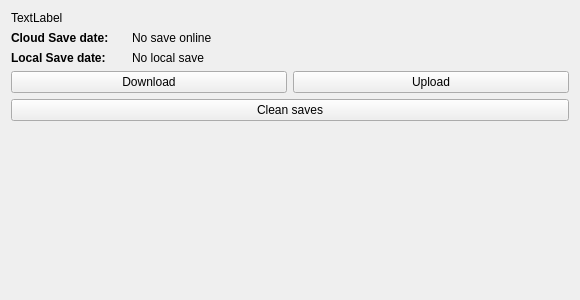
<?xml version="1.0" encoding="UTF-8"?>
<ui version="4.0">
    <class>CloudSaves</class>
    <widget class="QWidget" name="CloudSaves">
        <property name="geometry">
            <rect>
                <x>0</x>
                <y>0</y>
                <width>580</width>
                <height>300</height>
            </rect>
        </property>
        <property name="windowTitle">
            <string notr="true">Form</string>
        </property>
        <layout class="QVBoxLayout" name="verticalLayout">
            <item>
                <widget class="QLabel" name="game_title">
                    <property name="sizePolicy">
                        <sizepolicy hsizetype="Preferred" vsizetype="Maximum">
                            <horstretch>0</horstretch>
                            <verstretch>0</verstretch>
                        </sizepolicy>
                    </property>
                    <property name="text">
                        <string>TextLabel</string>
                    </property>
                </widget>
            </item>
            <item>
                <layout class="QGridLayout" name="gridLayout">
                    <item row="0" column="0">
                        <widget class="QLabel" name="cloud_info_label">
                            <property name="sizePolicy">
                                <sizepolicy hsizetype="Maximum" vsizetype="Preferred">
                                    <horstretch>0</horstretch>
                                    <verstretch>0</verstretch>
                                </sizepolicy>
                            </property>
                            <property name="minimumSize">
                                <size>
                                    <width>115</width>
                                    <height>0</height>
                                </size>
                            </property>
                            <property name="font">
                                <font>
                                    <weight>75</weight>
                                    <bold>true</bold>
                                </font>
                            </property>
                            <property name="text">
                                <string>Cloud Save date:</string>
                            </property>
                        </widget>
                    </item>
                    <item row="1" column="0">
                        <widget class="QLabel" name="local_text_label">
                            <property name="sizePolicy">
                                <sizepolicy hsizetype="Maximum" vsizetype="Preferred">
                                    <horstretch>0</horstretch>
                                    <verstretch>0</verstretch>
                                </sizepolicy>
                            </property>
                            <property name="minimumSize">
                                <size>
                                    <width>112</width>
                                    <height>0</height>
                                </size>
                            </property>
                            <property name="font">
                                <font>
                                    <weight>75</weight>
                                    <bold>true</bold>
                                </font>
                            </property>
                            <property name="text">
                                <string>Local Save date:</string>
                            </property>
                        </widget>
                    </item>
                    <item row="0" column="1" alignment="Qt::AlignLeft">
                        <widget class="QLabel" name="cloud_label">
                            <property name="text">
                                <string notr="true">No save online</string>
                            </property>
                        </widget>
                    </item>
                    <item row="1" column="1" alignment="Qt::AlignLeft">
                        <widget class="QLabel" name="local_label">
                            <property name="text">
                                <string notr="true">No local save</string>
                            </property>
                        </widget>
                    </item>
                </layout>
            </item>
            <item>
                <layout class="QVBoxLayout" name="pathlayout"/>
            </item>
            <item>
                <layout class="QHBoxLayout" name="button_layout">
                    <item>
                        <widget class="QPushButton" name="download_button">
                            <property name="text">
                                <string notr="true">Download</string>
                            </property>
                        </widget>
                    </item>
                    <item>
                        <widget class="QPushButton" name="upload_button">
                            <property name="text">
                                <string notr="true">Upload</string>
                            </property>
                        </widget>
                    </item>
                </layout>
            </item>
            <item>
                <widget class="QPushButton" name="clean_saves_button">
                    <property name="text">
                        <string>Clean saves</string>
                    </property>
                </widget>
            </item>
            <item>
                <widget class="QLabel" name="info_label">
                    <property name="text">
                        <string/>
                    </property>
                </widget>
            </item>
            <item>
                <spacer name="verticalSpacer">
                    <property name="orientation">
                        <enum>Qt::Vertical</enum>
                    </property>
                    <property name="sizeHint" stdset="0">
                        <size>
                            <width>20</width>
                            <height>40</height>
                        </size>
                    </property>
                </spacer>
            </item>
        </layout>
    </widget>
    <resources/>
    <connections/>
</ui>
